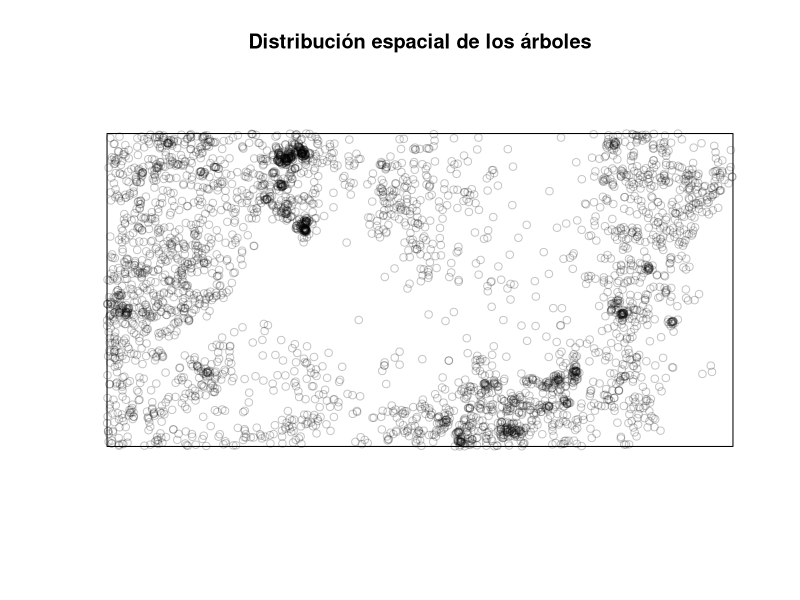
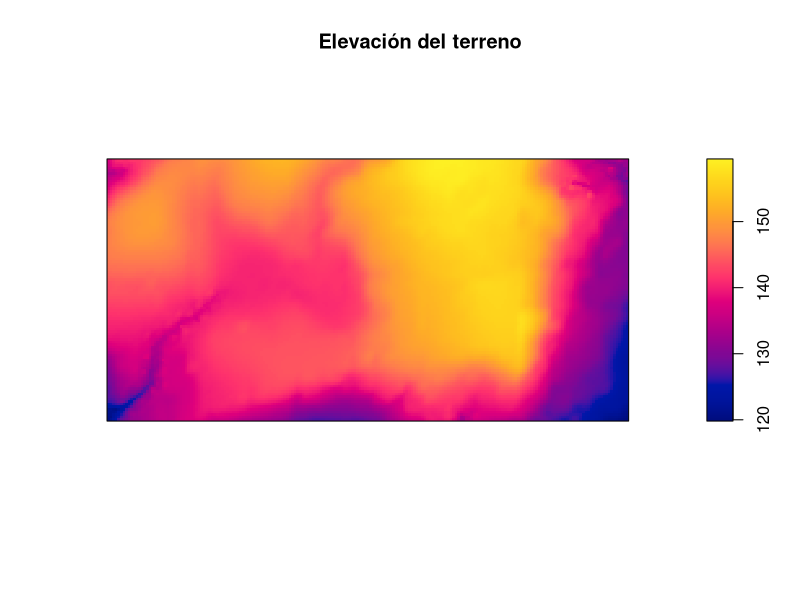
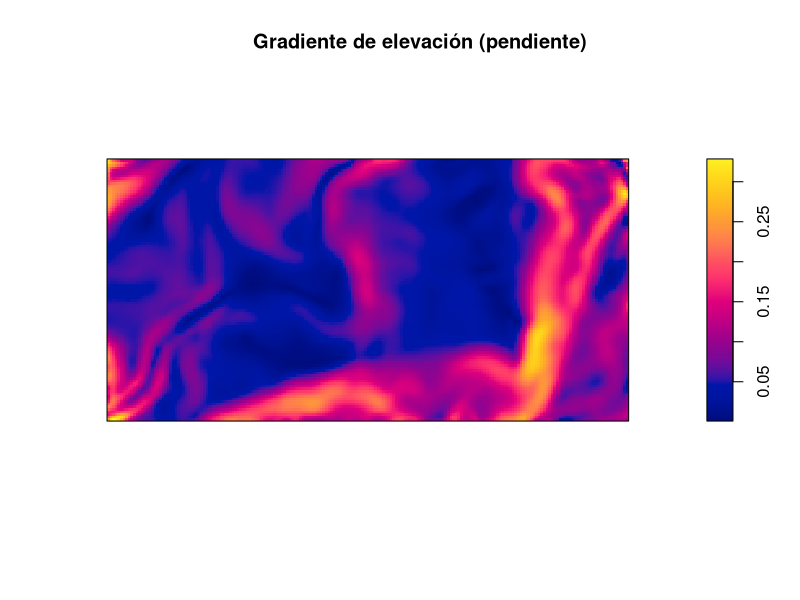
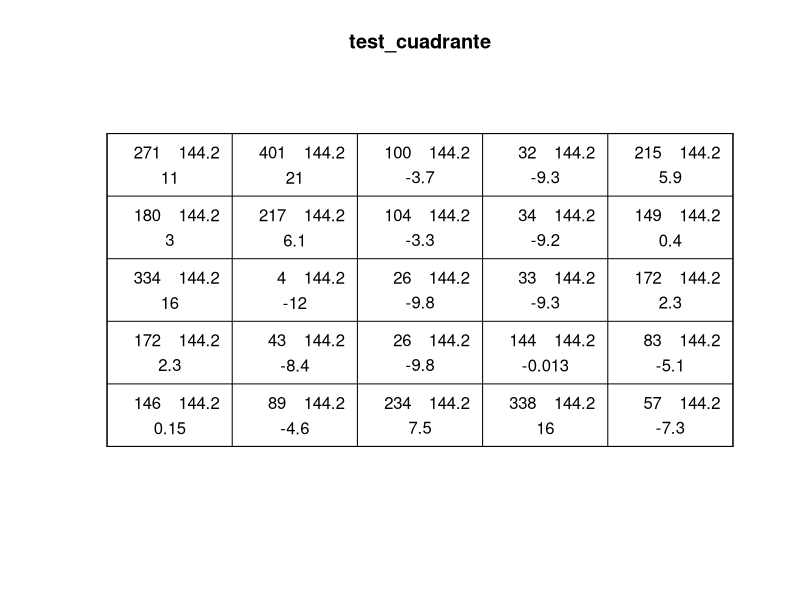
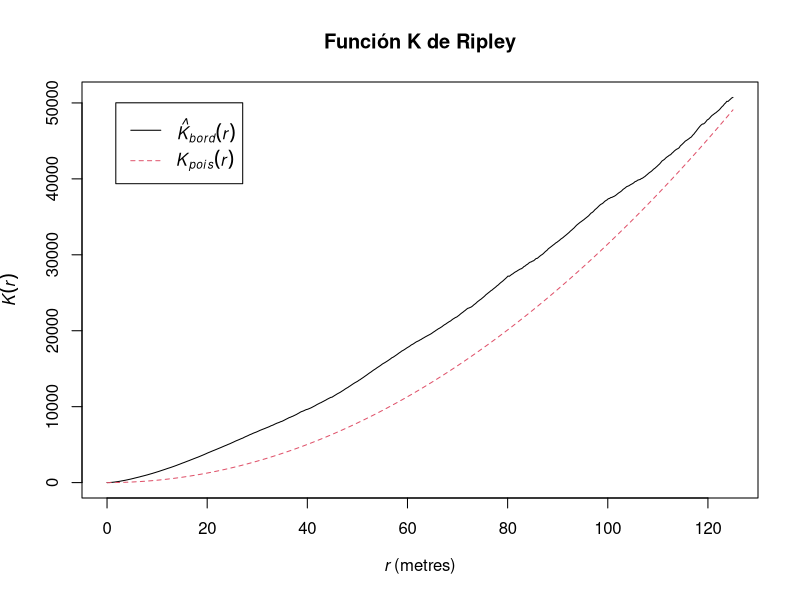
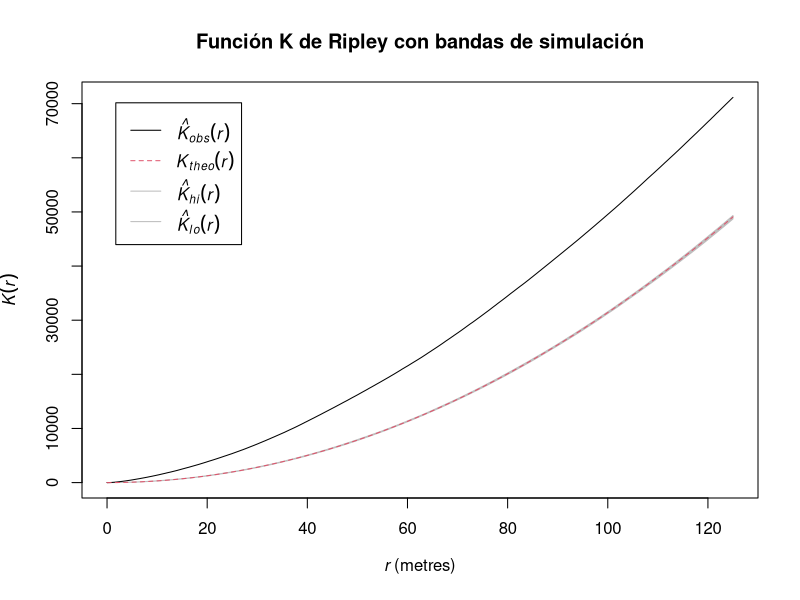
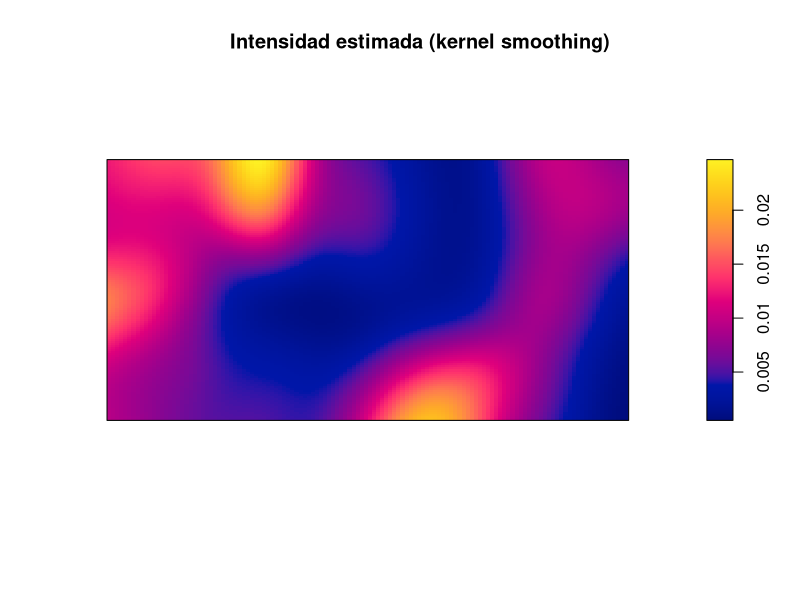
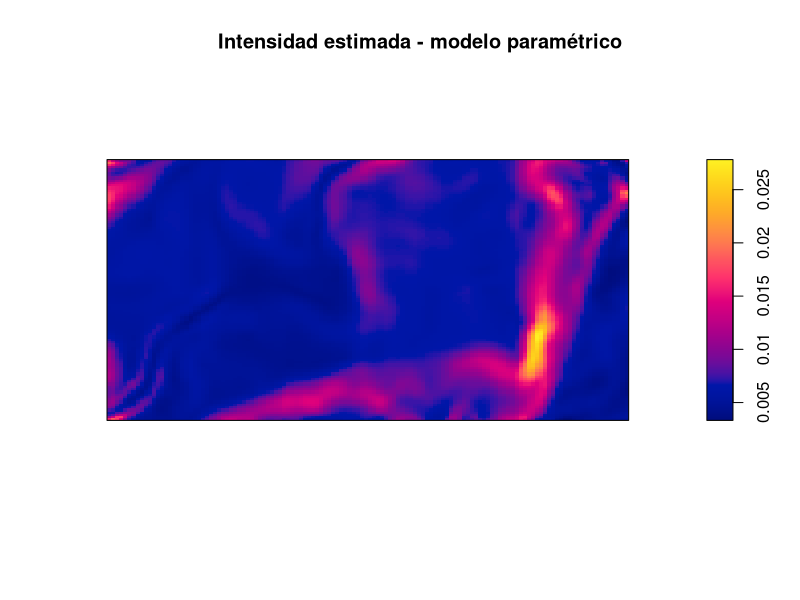

These charts were generated, in order, by the following R code: (Note: this script raises an error after producing the figures.)
# ----------------------------------
# Curso: Estadística Espacial
# Alumna: Sofia Dextre
# Descripción: Este trabajo es para la PC3 del curso, contiene el análisis
#              puntual espacial de la data bei y bei.extra 
# -----------------------------------

# ---------------------- L I B R E R I A S ----------------------
install.packages("spatstat.data")
install.packages("spatstat.geom")
install.packages("spatstat.explore")
install.packages("spatstat.model")

library(spatstat.data)
library(spatstat.geom)
library(spatstat.explore)
library(spatstat.model)

# ----------------- LEER DATA ----------------------------------
data(bei)

bei.extra <- spatstat.data::bei.extra 
str(bei.extra)

# ------- EXPLORACIÓN INICIAL: DISTRIBUCIONES -----------------

plot(bei, main = "Distribución espacial de los árboles")
#covariabels - ver como la elevacion cambia
plot(bei.extra$elev, main = "Elevación del terreno")
plot(bei.extra$grad, main = "Gradiente de elevación (pendiente)")

# -------- TEST DE ALEATORIEDAD ESPACIAL --------------------------------
# Test de cuadrantes
# Dividir el área en 6x6 cuadrantes
test_cuadrante <- quadrat.test(bei, nx = 5, ny = 5)
print(test_cuadrante)
plot(test_cuadrante)

# duncion k de ripley
K <- Kest(bei)
plot(K, main = "Función K de Ripley")
# agregando bandas de simulación
set.seed(123)  # Para reproducibilidad
K_env <- envelope(bei, Kest, nsim = 99)
plot(K_env, main = "Función K de Ripley con bandas de simulación")

#--------- ESTIMACIÓN DE LA FUNCIÓN DE INTENSIDAD ------------------------
# Estimación de intensidad con kernel smoothing
lambda_kernel <- density(bei)
# Visualizar el mapa de intensidad
plot(lambda_kernel, main = "Intensidad estimada (kernel smoothing)")

# Estimación no paramétrica
# Modelo inhomogéneo con elevación y gradiente
modelo_log <- ppm(bei ~ elev + grad, covariates = bei.extra)
summary(modelo_log)
# visualizacion de la intensidad estimada
plot(predict(modelo_log), main = "Intensidad estimada - modelo paramétrico")


#---------  DIAGNÓSTICO DEL MODELO ------------------------
#revisar residuos espaciales o diagnóstico del modelo
diagnose.ppm(modelo_log)

#evaluar la bondad de ajuste
Kres <- Kres(modelo_log)
env_Kres <- envelope(modelo_log, Kres)
plot(env_Kres)

#Compación entre modelos:
modelo_1 <- ppm(bei ~ elev, covariates = bei.extra)
modelo_2 <- ppm(bei ~ grad, covariates = bei.extra)
anova(modelo_1, modelo_log, test = "Chi")

#validación cruzada o simulación
simulacion <- rpoispp(modelo_log)
plot(simulacion)

# ----------- INTERACCIONES Y TRANSFORMACIONES PARA EL MODELO----------------
# MODELO CON INTERACCIÓN
modelo_int <- ppm(bei ~ elev * grad, covariates = bei.extra)
summary(modelo_int)
# MODELO CON TRANSFORMACIÓN
modelo_transf <- ppm(bei ~ I(elev^2) + sqrt(grad), covariates = bei.extra)
summary(modelo_transf)
# MODELO CON TRANSFORMACIÓN + INTERACCIÓN
modelo_full <- ppm(bei ~ I(elev^2) * sqrt(grad), covariates = bei.extra)
summary(modelo_full)

# --------- comprar los 3 modelos ------------------------------------------
#AIC
AIC(modelo_int)
AIC(modelo_transf)
AIC(modelo_full)
#comparar con diagnose ppm
par(mfrow = c(1, 3))  # Para ver los 3 plots en una fila
diagnose.ppm(modelo_int, main = "Modelo Interacción")
diagnose.ppm(modelo_transf, main = "Modelo Transformado")
diagnose.ppm(modelo_full, main = "Modelo Full")

#comparar predicciones de intensidad
par(mfrow = c(1, 3))
plot(predict(modelo_int), main = "Intensidad - Interacción")
plot(predict(modelo_transf), main = "Intensidad - Transformación")
plot(predict(modelo_full), main = "Intensidad - Full")

#loglikehood
logLik(modelo_int)
logLik(modelo_transf)
logLik(modelo_full)

# ------------- SIMULACIÓN PARA EL MODELO FULL ----------------------
# Simular patrón desde el modelo ajustado
set.seed(123)  # Para reproducibilidad
# Simulate Toma el modelo ajustado (modelo_full) y genera una simulación 
#del proceso de Poisson inhomogéneo definido por ese modelo.
#nsim=1 porque solo queremosuna simulacion
simulado <- simulate(modelo_full, nsim = 1) 

# Comparar con el patrón real
par(mfrow = c(1, 2))
plot(bei, main = "Patrón observado")
plot(simulado[[1]], main = "Simulación del modelo final")
par(mfrow = c(1, 1))
